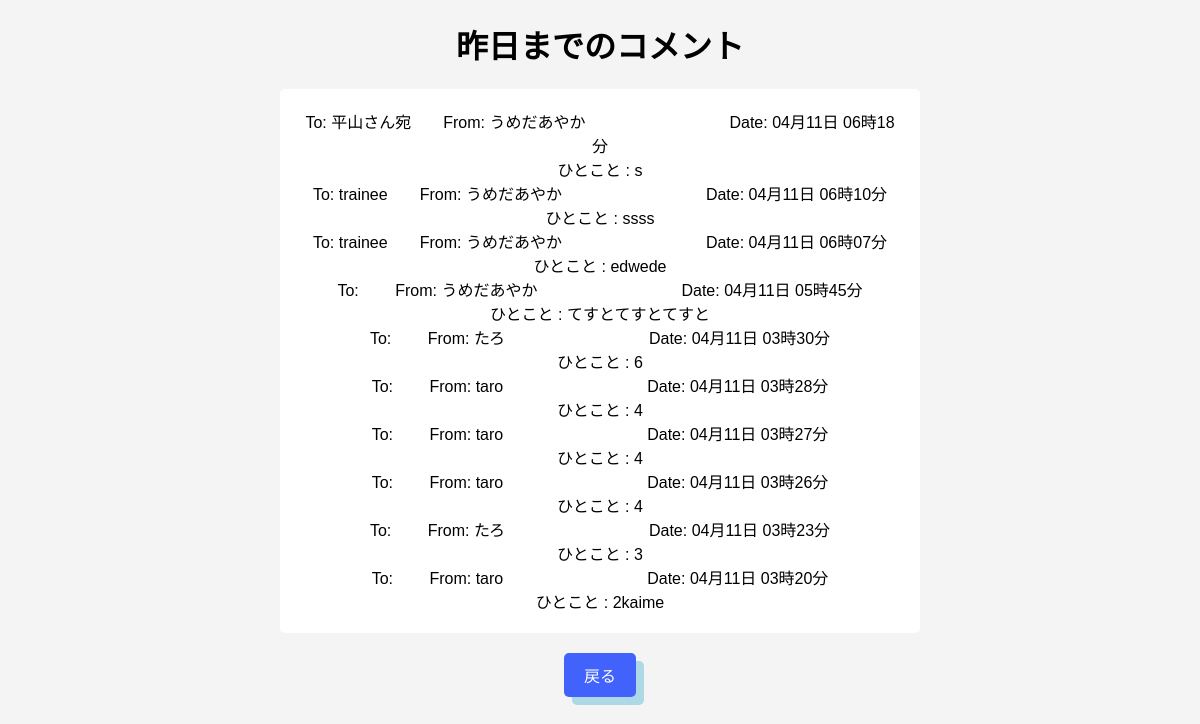
The app's page /prior_comments.php with its own data.
### tables this page shows
CREATE TABLE `comments` (
  `ID` int(11) NOT NULL AUTO_INCREMENT,
  `name` varchar(50) NOT NULL,
  `email` varchar(100) NOT NULL,
  `subject` varchar(50) NOT NULL,
  `message` text NOT NULL,
  `created_at` timestamp NULL DEFAULT NULL,
  `subject_id` varchar(50) DEFAULT NULL,
  PRIMARY KEY (`ID`),
  UNIQUE KEY `idcomments_UNIQUE` (`ID`)
);

### prior_comments.php (the view, shortened to what this page needs)
<!DOCTYPE html>
<html lang="ja">
<head>
    <link rel="stylesheet" href="./css/style.css">
</head>
<body>
    <h1>昨日までのコメント</h1>
    <section>
        <?php
        require('db_connect.php');
        $currentDate = date("Y-m-d");
        $sql = "SELECT name, subject, message, created_at FROM comments WHERE DATE(created_at) < '$currentDate' ORDER BY id DESC";
        $result = $conn->query($sql);
        if ($result->num_rows > 0) {
            while ($row = $result->fetch_assoc()) {
                echo "To: " . $row["subject"] . "　　";
                echo "From: " . $row["name"] . "　　　　　　　　　";
                echo "Date: " . date("m月d日 H時i分", strtotime($row["created_at"])) . "<br>";
                $message = $row["message"];
                $wrapped_message = wordwrap($message, 50, "<br>", true);
                echo "ひとこと : " . $wrapped_message . "<br>";
            }
        } else {
            echo "過去のコメントはありません";
        }
        ?>
    </section>
    <div class="footer">
        <a href="profile.php" class="button">戻る</a>
    </div>
</body>
</html>

### css/style.css (style rules this page uses)
body { font-family: Arial, sans-serif; margin: 0; padding: 0; background-color: #f4f4f4; }
h1 { text-align: center; }
section { margin: auto; width: 50%; margin-top: 20px; margin-bottom: 20px; padding: 20px; background-color: #fff; border-radius: 5px; text-align: center; }
.footer { display: flex; justify-content: center; align-items: center; padding-bottom: 50px; }
.button { align-items: center; display: inline-block; padding: 10px 20px; background-color: hsl(229, 96%, 62%); color: white; text-align: center; text-decoration: none; font-size: 16px; border: none; border-radius: 5px; box-shadow: 8px 8px lightblue; transition: 0.3s; }

### records on screen
comments: subject "平山さん宛", name "うめだあやか", created_at "04月11日 06時18分", message "s"
comments: subject "trainee", name "うめだあやか", created_at "04月11日 06時10分", message "ssss"
comments: subject "trainee", name "うめだあやか", created_at "04月11日 06時07分", message "edwede"
comments: name "うめだあやか", created_at "04月11日 05時45分", message "てすとてすとてすと"
comments: name "たろ", created_at "04月11日 03時30分", message "6"
comments: name "taro", created_at "04月11日 03時28分", message "4"
comments: name "taro", created_at "04月11日 03時27分", message "4"
comments: name "taro", created_at "04月11日 03時26分", message "4"
comments: name "たろ", created_at "04月11日 03時23分", message "3"
comments: name "taro", created_at "04月11日 03時20分", message "2kaime"
